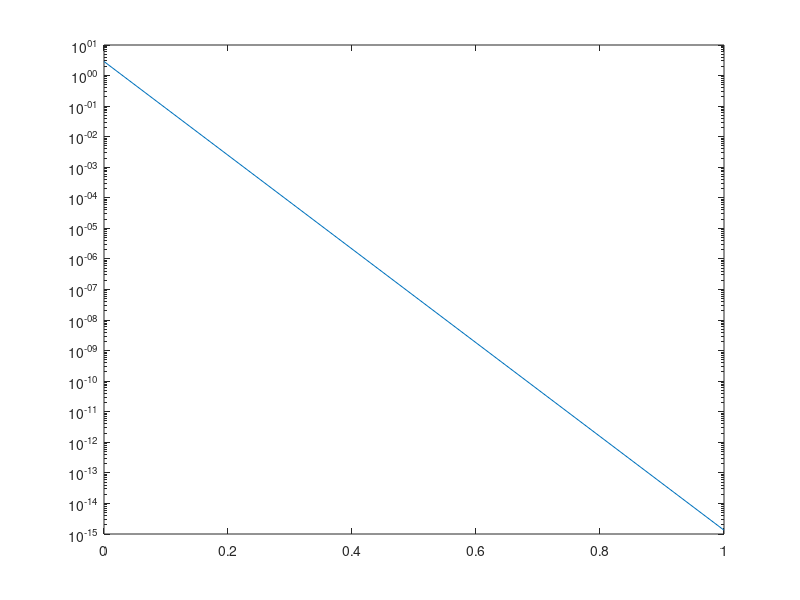

Recreate this plot in MATLAB.
function task3
global h
clf
iterMax = 100;
N = 100;
h = 1./N;
tol = 1e-12;
x = 0:h:1;
e = [];
% exact solution
ux = min(abs(x),abs(x-1))';

Nl = N-1;
Nl1 = ceil(Nl/2);
Nl2 = floor(Nl/2);

u = zeros(N+1,1); 
v0 = [ones(N+1,1)];
v1 = [ones(Nl1,1); zeros(N-Nl1,1)];
v2 = [zeros(N-Nl2,1) ;ones(Nl2,1)];
A1 = diag(v0) + diag(-v1,-1); % + diag(v2,1)
B1 =  diag(v2,1);

v0 = [ones(Nl1+1,1); -ones(Nl2+1,1)];
v1 = [ones(Nl1,1); zeros(N-Nl1,1)];
v2 = [zeros(N-Nl2,1) ;ones(Nl2,1)];
A2 = diag(v0) + diag(v2,1); % + diag(v2,1)
B2 =  diag(v1,-1);

%boundary condition
u(1) = 0;
u(N+1) = 0;
b1 = [u(1)/h; v1] + [v2;u(N+1)/h];
b2 = [u(1)/h; v1] + [-v2;u(N+1)/h];

  err = norm(u-ux);
  e = [e err];
for iter=1:iterMax

  utemp = A1\(B1*u+h*b1);
  u = A2\(B2*utemp+h*b2);
  err = norm(u-ux);
  e = [e err];
  if(err<tol)
      break;
  end
  
  figure(1)
  plot (x, u,'.-b')
  axis([0 1 -2 1])
  
end

iter-1
figure(2)
semilogy(0:1,e)
end




